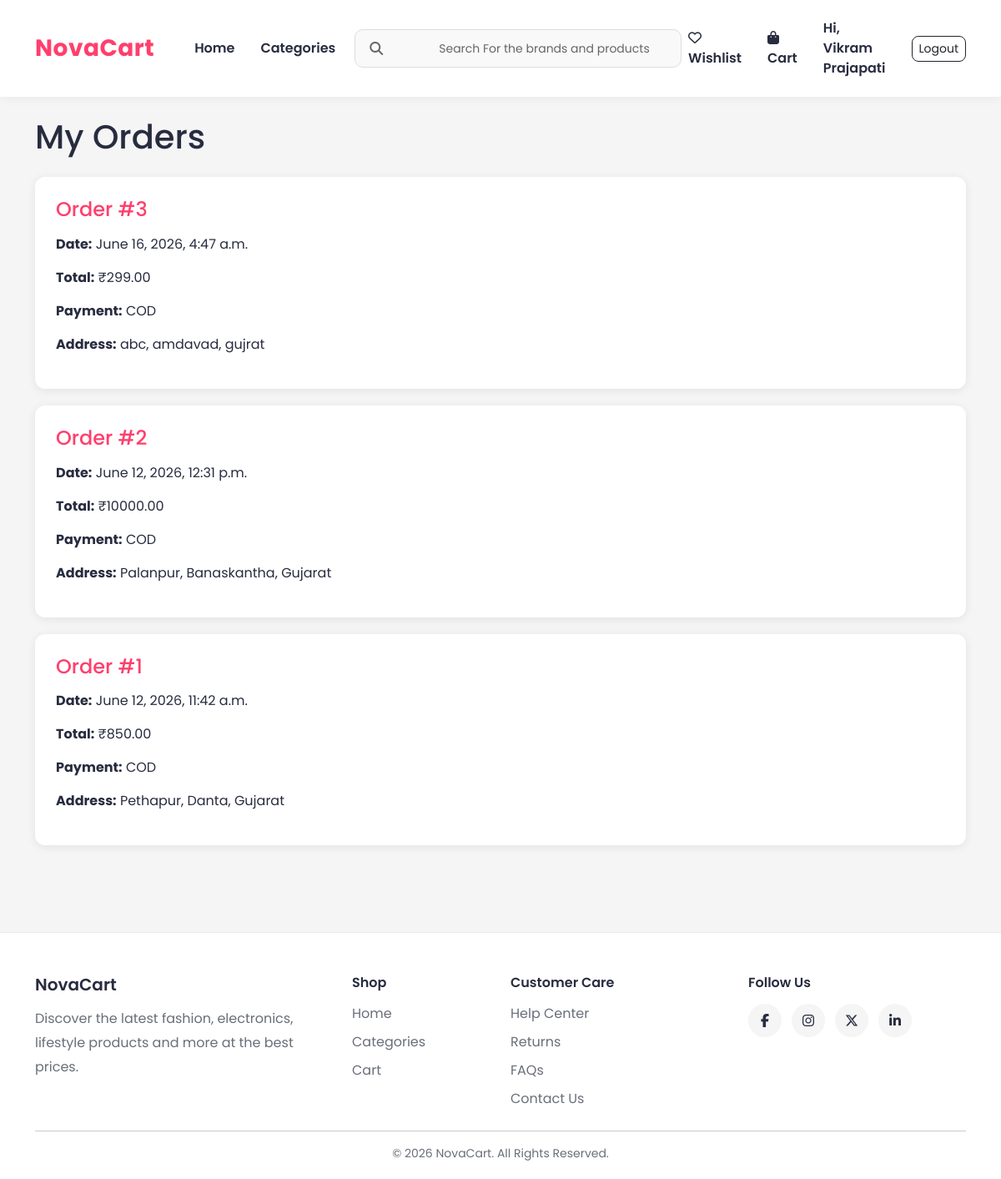
/cart/order-history/ (signed in), run on the app's committed database.
### order/models.py (models this page shows, shortened)
class Order(models.Model):
    PAYMENT_CHOICES = (
        ('COD', 'Cash On Delivery'),
    )
    STATUS_CHOICES = (
        ('Pending', 'Pending'),
        ('Packed', 'Packed'),
        ('Shipped', 'Shipped'),
        ('Delivered', 'Delivered'),
    )
    user = models.ForeignKey(
        User,
        on_delete=models.CASCADE
    )
    full_name = models.CharField(
        max_length=100
    )
    phone = models.CharField(
        max_length=15
    )
    address = models.TextField()
    city = models.CharField(
        max_length=100
    )
    state = models.CharField(
        max_length=100
    )
    pincode = models.CharField(
        max_length=10
    )
    payment_method = models.CharField(
        max_length=20,
        choices=PAYMENT_CHOICES,
        default='COD'
    )
    total_price = models.DecimalField(
        max_digits=10,
        decimal_places=2
    )
    is_paid = models.BooleanField(
        default=False
    )
    status = models.CharField(
        max_length=20,
        choices=STATUS_CHOICES,
        default='Pending'
    )
    created_at = models.DateTimeField(
        auto_now_add=True
    )

### order/views.py (the view)
@login_required
def order_history(request):
    orders = Order.objects.filter(
        user=request.user
    ).order_by('-created_at')
    return render(
        request,
        'order_history.html',
        {
            'orders': orders
        }
    )

### store/context_processors.py (called while the page is built)
def categories_processor(request):
    return {
        'categories': Categories.objects.all()
    }

### templates/order_history.html (shortened to what this page needs)
{% extends 'base.html' %}
{% block content %}
<h1 class="mb-4">
    My Orders
</h1>
{% if orders %}
{% for order in orders %}
<div class="order-card">
    <h4>
        Order #{{ order.id }}
    </h4>
    <p>
        <strong>Date:</strong>
        {{ order.created_at }}
    </p>
    <p>
        <strong>Total:</strong>
        ₹{{ order.total_price }}
    </p>
    <p>
        <strong>Payment:</strong>
        {{ order.payment_method }}
    </p>
    <p>
        <strong>Address:</strong>
        {{ order.address }},
        {{ order.city }},
        {{ order.state }}
    </p>
</div>
{% endfor %}
{% endif %}
{% endblock %}

### templates/base.html (shortened to what this page needs)
{% load static %}
<!DOCTYPE html>
<html lang="en">
<head>
    <link href="https://cdn.jsdelivr.net/npm/bootstrap@5.3.3/dist/css/bootstrap.min.css" rel="stylesheet">
    <link rel="stylesheet"
          href="https://cdnjs.cloudflare.com/ajax/libs/font-awesome/6.5.1/css/all.min.css">
    <link rel="stylesheet" href="{% static 'css/style.css' %}">
</head>
<body>
<nav class="navbar navbar-expand-lg custom-navbar sticky-top">
    <div class="container">
        <a class="navbar-brand logo" href="/">
            NovaCart
        </a>
        <div class="collapse navbar-collapse" id="navbarContent">
            <ul class="navbar-nav ms-4">
                <li class="nav-item">
                    <a class="nav-link" href="/">Home</a>
                </li>
                <li class="nav-item mega-parent">
    <a class="nav-link" href="/categories/">
        Categories
    </a>
</li>
            </ul>
            <form class="search-form mx-auto" method="GET" action="{% url 'search' %}">
                <div class="search-wrapper">
                    <i class="fas fa-search"></i>
                    <input type="text"
                           value="{{ query }}"
                           name="q"
                           placeholder="Search For the brands and products">
                </div>
            </form>
            <ul class="navbar-nav align-items-center">
    <li class="nav-item">
        <a class="nav-link" href="{% url 'wishlist' %}">
            <i class="far fa-heart"></i>
            Wishlist
        </a>
    </li>
    <li class="nav-item">
        <a class="nav-link cart-link" href="/cart/">
            <i class="fas fa-shopping-bag"></i>
            Cart
        </a>
    </li>
                {% if user.is_authenticated %}
<li class="nav-item">
    {% if user.is_staff %}
        <a href="{% url 'dashboard_home' %}"
           class="nav-link">
            Admin Panel
        </a>
    {% else %}
        <a href="{% url 'profile' %}"
           class="nav-link">
            Hi, {{ user.username }}
        </a>
    {% endif %}
</li>
                <li class="nav-item">
                    <a href="{% url 'logout' %}" class="btn btn-outline-dark btn-sm ms-2">
                        Logout
                    </a>
                </li>
                {% endif %}
            </ul>
        </div>
    </div>
</nav>
<div class="container py-4">
    {% block content %}
    {% endblock %}
</div>
<footer class="footer">
    <div class="container">
        <div class="row g-4">
            <div class="col-md-4">
                <h5>NovaCart</h5>
                <p>
                    Discover the latest fashion, electronics,
                    lifestyle products and more at the best prices.
                </p>
            </div>
            <div class="col-md-2">
                <h6>Shop</h6>
                <a href="/">Home</a>
                <a href="/categories/">Categories</a>
                <a href="/cart/">Cart</a>
            </div>
            <div class="col-md-3">
                <h6>Customer Care</h6>
                <a href="#">Help Center</a>
                <a href="#">Returns</a>
                <a href="#">FAQs</a>
                <a href="#">Contact Us</a>
            </div>
            <div class="col-md-3">
                <h6>Follow Us</h6>
                <div class="social-icons">
                    <a href="#"><i class="fab fa-facebook-f"></i></a>
                    <a href="#"><i class="fab fa-instagram"></i></a>
                    <a href="#"><i class="fab fa-x-twitter"></i></a>
                    <a href="#"><i class="fab fa-linkedin-in"></i></a>
                </div>
            </div>
        </div>
        <hr>
        <div class="text-center footer-bottom">
            © 2026 NovaCart. All Rights Reserved.
        </div>
    </div>
</footer>
</body>
</html>

### static/css/style.css (style rules this page uses)
* { margin:0; padding:0; box-sizing:border-box; }
body { font-family:'Poppins',sans-serif; background:#f5f5f6; color:#282c3f; min-height:100vh; }
a { text-decoration:none; }
.custom-navbar { background:#ffffff; box-shadow:0 2px 12px rgba(0,0,0,0.05); padding:14px 0; }
.logo { font-size:28px; font-weight:700; color:#ff3f6c !important; letter-spacing:0.5px; }
.navbar-nav .nav-link { color:#282c3f !important; font-weight:600; margin-right:15px; transition:0.3s; }
.mega-parent { position:relative; }
.search-form { width:100%; max-width:500px; }
.search-wrapper { position:relative; width:100%; }
.search-wrapper i { position:absolute; left:18px; top:50%; transform:translateY(-50%); color:#666; z-index:2; }
.search-wrapper input { box-sizing:border-box; width:100%; padding-left: 50px !important; height:46px; border:1px solid #ddd !important; background:#f9f9f9 !important; font-size:14px !important; text-indent:0 !important; padding-inline-start: 50px !important; }
.search-wrapper input::placeholder { color:#666 !important; font-size:14px !important; padding-left:50px !important; text-indent:0 !important; transform: none; padding-right:50px !important; }
.btn-outline-dark { border-radius:8px; }
.cart-link { font-weight:600; }
.cart-link i { margin-right:6px; }
.container { position:relative; }
form input, form select, form textarea { border:1px solid #d4d5d9 !important; border-radius:10px !important; padding:12px !important; width:100%; }
.footer { background:#ffffff; margin-top:60px; border-top:1px solid #eaeaec; padding:50px 0 20px; }
.footer h5, .footer h6 { color:#282c3f; font-weight:600; margin-bottom:15px; }
.footer p { color:#696e79; line-height:1.8; }
.footer a { display:block; color:#696e79; margin-bottom:10px; transition:0.3s; }
.social-icons { display:flex; gap:12px; }
.social-icons a { width:40px; height:40px; border-radius:50%; background:#f5f5f6; display:flex; align-items:center; justify-content:center; color:#282c3f; transition:0.3s; }
.footer-bottom { color:#696e79; font-size:14px; }
.order-card { background:white; padding:25px; border-radius:12px; margin-bottom:20px; box-shadow:0 2px 12px rgba(0,0,0,.08); }
.order-card h4 { color:#ff3f6c; margin-bottom:15px; }

### data on the page
Order: id "3", created_at "June 16, 2026, 4:47 a.m.", total_price "299.00", payment_method "COD", address "abc", city "amdavad", state "gujrat"
Order: id "2", created_at "June 12, 2026, 12:31 p.m.", total_price "10000.00", payment_method "COD", address "Palanpur", city "Banaskantha", state "Gujarat"
Order: id "1", created_at "June 12, 2026, 11:42 a.m.", total_price "850.00", payment_method "COD", address "Pethapur", city "Danta", state "Gujarat"

### other printed values
{{ user.username }} "Vikram Prajapati"
